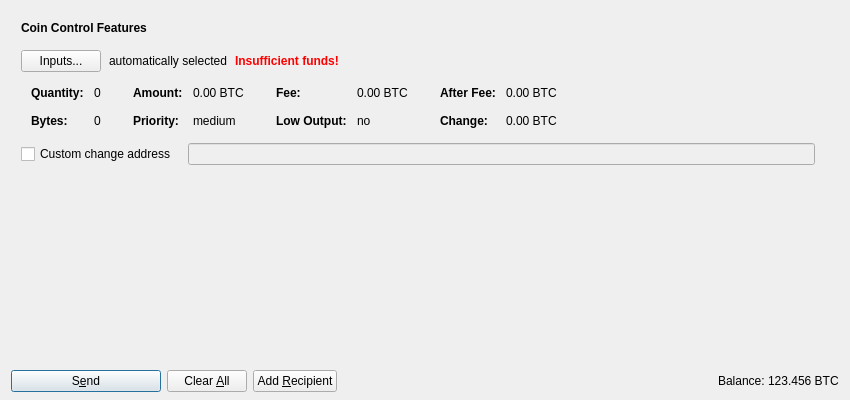
<?xml version="1.0" encoding="UTF-8"?>
<ui version="4.0">
 <class>SendCoinsDialog</class>
 <widget class="QDialog" name="SendCoinsDialog">
  <property name="geometry">
   <rect>
    <x>0</x>
    <y>0</y>
    <width>850</width>
    <height>400</height>
   </rect>
  </property>
  <property name="windowTitle">
   <string>Send Coins</string>
  </property>
  <layout class="QVBoxLayout" name="verticalLayout" stretch="0,1,0">
   <property name="bottomMargin">
    <number>8</number>
   </property>
   <item>
    <widget class="QFrame" name="frameCoinControl">
     <property name="sizePolicy">
      <sizepolicy hsizetype="Expanding" vsizetype="Expanding">
       <horstretch>0</horstretch>
       <verstretch>0</verstretch>
      </sizepolicy>
     </property>
     <property name="maximumSize">
      <size>
       <width>16777215</width>
       <height>16777215</height>
      </size>
     </property>
     <property name="frameShape">
      <enum>QFrame::NoFrame</enum>
     </property>
     <property name="frameShadow">
      <enum>QFrame::Plain</enum>
     </property>
     <property name="lineWidth">
      <number>0</number>
     </property>
     <layout class="QVBoxLayout" name="verticalLayoutCoinControl2">
      <property name="spacing">
       <number>0</number>
      </property>
      <property name="leftMargin">
       <number>0</number>
      </property>
      <property name="topMargin">
       <number>0</number>
      </property>
      <property name="rightMargin">
       <number>0</number>
      </property>
      <property name="bottomMargin">
       <number>6</number>
      </property>
      <item>
       <layout class="QVBoxLayout" name="verticalLayoutCoinControl" stretch="0,0,0,0,1">
        <property name="spacing">
         <number>0</number>
        </property>
        <property name="leftMargin">
         <number>10</number>
        </property>
        <property name="topMargin">
         <number>10</number>
        </property>
        <item>
         <layout class="QHBoxLayout" name="horizontalLayoutCoinControl1">
          <property name="bottomMargin">
           <number>15</number>
          </property>
          <item>
           <widget class="QLabel" name="labelCoinControlFeatures">
            <property name="sizePolicy">
             <sizepolicy hsizetype="Preferred" vsizetype="Maximum">
              <horstretch>0</horstretch>
              <verstretch>0</verstretch>
             </sizepolicy>
            </property>
            <property name="font">
             <font>
              <weight>75</weight>
              <bold>true</bold>
             </font>
            </property>
            <property name="styleSheet">
             <string notr="true">font-weight:bold;</string>
            </property>
            <property name="text">
             <string>Coin Control Features</string>
            </property>
           </widget>
          </item>
         </layout>
        </item>
        <item>
         <layout class="QHBoxLayout" name="horizontalLayoutCoinControl2" stretch="0,0,0,0">
          <property name="spacing">
           <number>8</number>
          </property>
          <property name="bottomMargin">
           <number>10</number>
          </property>
          <item>
           <widget class="QPushButton" name="pushButtonCoinControl">
            <property name="styleSheet">
             <string notr="true"/>
            </property>
            <property name="text">
             <string>Inputs...</string>
            </property>
           </widget>
          </item>
          <item>
           <widget class="QLabel" name="labelCoinControlAutomaticallySelected">
            <property name="text">
             <string>automatically selected</string>
            </property>
            <property name="margin">
             <number>5</number>
            </property>
           </widget>
          </item>
          <item>
           <widget class="QLabel" name="labelCoinControlInsuffFunds">
            <property name="font">
             <font>
              <weight>75</weight>
              <bold>true</bold>
             </font>
            </property>
            <property name="styleSheet">
             <string notr="true">color:red;font-weight:bold;</string>
            </property>
            <property name="text">
             <string>Insufficient funds!</string>
            </property>
            <property name="margin">
             <number>5</number>
            </property>
           </widget>
          </item>
          <item>
           <spacer name="horizontalSpacerCoinControl">
            <property name="orientation">
             <enum>Qt::Horizontal</enum>
            </property>
            <property name="sizeHint" stdset="0">
             <size>
              <width>40</width>
              <height>1</height>
             </size>
            </property>
           </spacer>
          </item>
         </layout>
        </item>
        <item>
         <widget class="QWidget" name="widgetCoinControl" native="true">
          <property name="sizePolicy">
           <sizepolicy hsizetype="Preferred" vsizetype="Preferred">
            <horstretch>0</horstretch>
            <verstretch>0</verstretch>
           </sizepolicy>
          </property>
          <property name="minimumSize">
           <size>
            <width>0</width>
            <height>0</height>
           </size>
          </property>
          <property name="styleSheet">
           <string notr="true"/>
          </property>
          <layout class="QHBoxLayout" name="horizontalLayoutCoinControl5">
           <property name="leftMargin">
            <number>0</number>
           </property>
           <property name="topMargin">
            <number>0</number>
           </property>
           <property name="rightMargin">
            <number>0</number>
           </property>
           <property name="bottomMargin">
            <number>0</number>
           </property>
           <item>
            <layout class="QHBoxLayout" name="horizontalLayoutCoinControl3" stretch="0,0,0,1">
             <property name="spacing">
              <number>20</number>
             </property>
             <property name="topMargin">
              <number>0</number>
             </property>
             <property name="bottomMargin">
              <number>10</number>
             </property>
             <item>
              <layout class="QFormLayout" name="formLayoutCoinControl1">
               <property name="horizontalSpacing">
                <number>10</number>
               </property>
               <property name="verticalSpacing">
                <number>14</number>
               </property>
               <property name="leftMargin">
                <number>10</number>
               </property>
               <property name="topMargin">
                <number>4</number>
               </property>
               <property name="rightMargin">
                <number>6</number>
               </property>
               <item row="0" column="0">
                <widget class="QLabel" name="labelCoinControlQuantityText">
                 <property name="font">
                  <font>
                   <weight>75</weight>
                   <bold>true</bold>
                  </font>
                 </property>
                 <property name="text">
                  <string>Quantity:</string>
                 </property>
                 <property name="margin">
                  <number>0</number>
                 </property>
                </widget>
               </item>
               <item row="0" column="1">
                <widget class="QLabel" name="labelCoinControlQuantity">
                 <property name="cursor">
                  <cursorShape>IBeamCursor</cursorShape>
                 </property>
                 <property name="contextMenuPolicy">
                  <enum>Qt::ActionsContextMenu</enum>
                 </property>
                 <property name="text">
                  <string notr="true">0</string>
                 </property>
                 <property name="margin">
                  <number>0</number>
                 </property>
                 <property name="textInteractionFlags">
                  <set>Qt::LinksAccessibleByMouse|Qt::TextSelectableByKeyboard|Qt::TextSelectableByMouse</set>
                 </property>
                </widget>
               </item>
               <item row="1" column="0">
                <widget class="QLabel" name="labelCoinControlBytesText">
                 <property name="font">
                  <font>
                   <weight>75</weight>
                   <bold>true</bold>
                  </font>
                 </property>
                 <property name="text">
                  <string>Bytes:</string>
                 </property>
                </widget>
               </item>
               <item row="1" column="1">
                <widget class="QLabel" name="labelCoinControlBytes">
                 <property name="cursor">
                  <cursorShape>IBeamCursor</cursorShape>
                 </property>
                 <property name="contextMenuPolicy">
                  <enum>Qt::ActionsContextMenu</enum>
                 </property>
                 <property name="text">
                  <string notr="true">0</string>
                 </property>
                 <property name="textInteractionFlags">
                  <set>Qt::LinksAccessibleByMouse|Qt::TextSelectableByKeyboard|Qt::TextSelectableByMouse</set>
                 </property>
                </widget>
               </item>
              </layout>
             </item>
             <item>
              <layout class="QFormLayout" name="formLayoutCoinControl2">
               <property name="horizontalSpacing">
                <number>10</number>
               </property>
               <property name="verticalSpacing">
                <number>14</number>
               </property>
               <property name="leftMargin">
                <number>6</number>
               </property>
               <property name="topMargin">
                <number>4</number>
               </property>
               <property name="rightMargin">
                <number>6</number>
               </property>
               <item row="0" column="0">
                <widget class="QLabel" name="labelCoinControlAmountText">
                 <property name="font">
                  <font>
                   <weight>75</weight>
                   <bold>true</bold>
                  </font>
                 </property>
                 <property name="text">
                  <string>Amount:</string>
                 </property>
                 <property name="margin">
                  <number>0</number>
                 </property>
                </widget>
               </item>
               <item row="0" column="1">
                <widget class="QLabel" name="labelCoinControlAmount">
                 <property name="cursor">
                  <cursorShape>IBeamCursor</cursorShape>
                 </property>
                 <property name="contextMenuPolicy">
                  <enum>Qt::ActionsContextMenu</enum>
                 </property>
                 <property name="text">
                  <string notr="true">0.00 BTC</string>
                 </property>
                 <property name="textInteractionFlags">
                  <set>Qt::LinksAccessibleByMouse|Qt::TextSelectableByKeyboard|Qt::TextSelectableByMouse</set>
                 </property>
                </widget>
               </item>
               <item row="1" column="0">
                <widget class="QLabel" name="labelCoinControlPriorityText">
                 <property name="font">
                  <font>
                   <weight>75</weight>
                   <bold>true</bold>
                  </font>
                 </property>
                 <property name="text">
                  <string>Priority:</string>
                 </property>
                </widget>
               </item>
               <item row="1" column="1">
                <widget class="QLabel" name="labelCoinControlPriority">
                 <property name="cursor">
                  <cursorShape>IBeamCursor</cursorShape>
                 </property>
                 <property name="contextMenuPolicy">
                  <enum>Qt::ActionsContextMenu</enum>
                 </property>
                 <property name="text">
                  <string notr="true">medium</string>
                 </property>
                 <property name="textInteractionFlags">
                  <set>Qt::LinksAccessibleByMouse|Qt::TextSelectableByKeyboard|Qt::TextSelectableByMouse</set>
                 </property>
                </widget>
               </item>
              </layout>
             </item>
             <item>
              <layout class="QFormLayout" name="formLayoutCoinControl3">
               <property name="horizontalSpacing">
                <number>10</number>
               </property>
               <property name="verticalSpacing">
                <number>14</number>
               </property>
               <property name="leftMargin">
                <number>6</number>
               </property>
               <property name="topMargin">
                <number>4</number>
               </property>
               <property name="rightMargin">
                <number>6</number>
               </property>
               <item row="0" column="0">
                <widget class="QLabel" name="labelCoinControlFeeText">
                 <property name="font">
                  <font>
                   <weight>75</weight>
                   <bold>true</bold>
                  </font>
                 </property>
                 <property name="text">
                  <string>Fee:</string>
                 </property>
                 <property name="margin">
                  <number>0</number>
                 </property>
                </widget>
               </item>
               <item row="0" column="1">
                <widget class="QLabel" name="labelCoinControlFee">
                 <property name="cursor">
                  <cursorShape>IBeamCursor</cursorShape>
                 </property>
                 <property name="contextMenuPolicy">
                  <enum>Qt::ActionsContextMenu</enum>
                 </property>
                 <property name="text">
                  <string notr="true">0.00 BTC</string>
                 </property>
                 <property name="textInteractionFlags">
                  <set>Qt::LinksAccessibleByMouse|Qt::TextSelectableByKeyboard|Qt::TextSelectableByMouse</set>
                 </property>
                </widget>
               </item>
               <item row="1" column="0">
                <widget class="QLabel" name="labelCoinControlLowOutputText">
                 <property name="font">
                  <font>
                   <weight>75</weight>
                   <bold>true</bold>
                  </font>
                 </property>
                 <property name="text">
                  <string>Low Output:</string>
                 </property>
                </widget>
               </item>
               <item row="1" column="1">
                <widget class="QLabel" name="labelCoinControlLowOutput">
                 <property name="cursor">
                  <cursorShape>IBeamCursor</cursorShape>
                 </property>
                 <property name="contextMenuPolicy">
                  <enum>Qt::ActionsContextMenu</enum>
                 </property>
                 <property name="text">
                  <string notr="true">no</string>
                 </property>
                 <property name="textInteractionFlags">
                  <set>Qt::LinksAccessibleByMouse|Qt::TextSelectableByKeyboard|Qt::TextSelectableByMouse</set>
                 </property>
                </widget>
               </item>
              </layout>
             </item>
             <item>
              <layout class="QFormLayout" name="formLayoutCoinControl4">
               <property name="horizontalSpacing">
                <number>10</number>
               </property>
               <property name="verticalSpacing">
                <number>14</number>
               </property>
               <property name="leftMargin">
                <number>6</number>
               </property>
               <property name="topMargin">
                <number>4</number>
               </property>
               <property name="rightMargin">
                <number>6</number>
               </property>
               <item row="0" column="0">
                <widget class="QLabel" name="labelCoinControlAfterFeeText">
                 <property name="font">
                  <font>
                   <weight>75</weight>
                   <bold>true</bold>
                  </font>
                 </property>
                 <property name="text">
                  <string>After Fee:</string>
                 </property>
                 <property name="margin">
                  <number>0</number>
                 </property>
                </widget>
               </item>
               <item row="0" column="1">
                <widget class="QLabel" name="labelCoinControlAfterFee">
                 <property name="cursor">
                  <cursorShape>IBeamCursor</cursorShape>
                 </property>
                 <property name="contextMenuPolicy">
                  <enum>Qt::ActionsContextMenu</enum>
                 </property>
                 <property name="text">
                  <string notr="true">0.00 BTC</string>
                 </property>
                 <property name="textInteractionFlags">
                  <set>Qt::LinksAccessibleByMouse|Qt::TextSelectableByKeyboard|Qt::TextSelectableByMouse</set>
                 </property>
                </widget>
               </item>
               <item row="1" column="0">
                <widget class="QLabel" name="labelCoinControlChangeText">
                 <property name="font">
                  <font>
                   <weight>75</weight>
                   <bold>true</bold>
                  </font>
                 </property>
                 <property name="text">
                  <string>Change:</string>
                 </property>
                </widget>
               </item>
               <item row="1" column="1">
                <widget class="QLabel" name="labelCoinControlChange">
                 <property name="cursor">
                  <cursorShape>IBeamCursor</cursorShape>
                 </property>
                 <property name="contextMenuPolicy">
                  <enum>Qt::ActionsContextMenu</enum>
                 </property>
                 <property name="text">
                  <string notr="true">0.00 BTC</string>
                 </property>
                 <property name="textInteractionFlags">
                  <set>Qt::LinksAccessibleByMouse|Qt::TextSelectableByKeyboard|Qt::TextSelectableByMouse</set>
                 </property>
                </widget>
               </item>
              </layout>
             </item>
            </layout>
           </item>
          </layout>
         </widget>
        </item>
        <item>
         <layout class="QHBoxLayout" name="horizontalLayoutCoinControl4" stretch="0,0,0">
          <property name="spacing">
           <number>12</number>
          </property>
          <property name="sizeConstraint">
           <enum>QLayout::SetDefaultConstraint</enum>
          </property>
          <property name="topMargin">
           <number>5</number>
          </property>
          <property name="rightMargin">
           <number>5</number>
          </property>
          <item>
           <widget class="QCheckBox" name="checkBoxCoinControlChange">
            <property name="toolTip">
             <string>If this is activated, but the change address is empty or invalid, change will be sent to a newly generated address.</string>
            </property>
            <property name="text">
             <string>Custom change address</string>
            </property>
           </widget>
          </item>
          <item>
           <widget class="QValidatedLineEdit" name="lineEditCoinControlChange">
            <property name="enabled">
             <bool>false</bool>
            </property>
            <property name="sizePolicy">
             <sizepolicy hsizetype="Expanding" vsizetype="Fixed">
              <horstretch>0</horstretch>
              <verstretch>0</verstretch>
             </sizepolicy>
            </property>
           </widget>
          </item>
          <item>
           <widget class="QLabel" name="labelCoinControlChangeLabel">
            <property name="sizePolicy">
             <sizepolicy hsizetype="Preferred" vsizetype="Expanding">
              <horstretch>0</horstretch>
              <verstretch>0</verstretch>
             </sizepolicy>
            </property>
            <property name="minimumSize">
             <size>
              <width>0</width>
              <height>0</height>
             </size>
            </property>
            <property name="text">
             <string/>
            </property>
            <property name="margin">
             <number>3</number>
            </property>
           </widget>
          </item>
         </layout>
        </item>
        <item>
         <spacer name="verticalSpacerCoinControl">
          <property name="orientation">
           <enum>Qt::Vertical</enum>
          </property>
          <property name="sizeHint" stdset="0">
           <size>
            <width>800</width>
            <height>1</height>
           </size>
          </property>
         </spacer>
        </item>
       </layout>
      </item>
     </layout>
    </widget>
   </item>
   <item>
    <widget class="QScrollArea" name="scrollArea">
     <property name="frameShape">
      <enum>QFrame::NoFrame</enum>
     </property>
     <property name="frameShadow">
      <enum>QFrame::Plain</enum>
     </property>
     <property name="lineWidth">
      <number>0</number>
     </property>
     <property name="widgetResizable">
      <bool>true</bool>
     </property>
     <widget class="QWidget" name="scrollAreaWidgetContents">
      <property name="geometry">
       <rect>
        <x>0</x>
        <y>0</y>
        <width>830</width>
        <height>178</height>
       </rect>
      </property>
      <layout class="QVBoxLayout" name="verticalLayout_2" stretch="0,1">
       <property name="leftMargin">
        <number>0</number>
       </property>
       <property name="topMargin">
        <number>0</number>
       </property>
       <property name="rightMargin">
        <number>0</number>
       </property>
       <property name="bottomMargin">
        <number>0</number>
       </property>
       <item>
        <layout class="QVBoxLayout" name="entries">
         <property name="spacing">
          <number>6</number>
         </property>
        </layout>
       </item>
       <item>
        <spacer name="verticalSpacer">
         <property name="orientation">
          <enum>Qt::Vertical</enum>
         </property>
         <property name="sizeHint" stdset="0">
          <size>
           <width>20</width>
           <height>40</height>
          </size>
         </property>
        </spacer>
       </item>
      </layout>
     </widget>
    </widget>
   </item>
   <item>
    <layout class="QHBoxLayout" name="horizontalLayout">
     <item>
      <widget class="QPushButton" name="sendButton">
       <property name="minimumSize">
        <size>
         <width>150</width>
         <height>0</height>
        </size>
       </property>
       <property name="toolTip">
        <string>Confirm the send action</string>
       </property>
       <property name="text">
        <string>S&amp;end</string>
       </property>
       <property name="icon">
        <iconset resource="../bitcoin.qrc">
         <normaloff>:/icons/send</normaloff>:/icons/send</iconset>
       </property>
       <property name="default">
        <bool>true</bool>
       </property>
      </widget>
     </item>
     <item>
      <widget class="QPushButton" name="clearButton">
       <property name="sizePolicy">
        <sizepolicy hsizetype="Minimum" vsizetype="Fixed">
         <horstretch>0</horstretch>
         <verstretch>0</verstretch>
        </sizepolicy>
       </property>
       <property name="toolTip">
        <string>Clear all fields of the form.</string>
       </property>
       <property name="text">
        <string>Clear &amp;All</string>
       </property>
       <property name="icon">
        <iconset resource="../bitcoin.qrc">
         <normaloff>:/icons/remove</normaloff>:/icons/remove</iconset>
       </property>
       <property name="autoRepeatDelay">
        <number>300</number>
       </property>
       <property name="autoDefault">
        <bool>false</bool>
       </property>
      </widget>
     </item>
     <item>
      <widget class="QPushButton" name="addButton">
       <property name="toolTip">
        <string>Send to multiple recipients at once</string>
       </property>
       <property name="text">
        <string>Add &amp;Recipient</string>
       </property>
       <property name="icon">
        <iconset resource="../bitcoin.qrc">
         <normaloff>:/icons/add</normaloff>:/icons/add</iconset>
       </property>
       <property name="autoDefault">
        <bool>false</bool>
       </property>
      </widget>
     </item>
     <item>
      <spacer name="horizontalSpacer">
       <property name="orientation">
        <enum>Qt::Horizontal</enum>
       </property>
       <property name="sizeHint" stdset="0">
        <size>
         <width>40</width>
         <height>20</height>
        </size>
       </property>
      </spacer>
     </item>
     <item>
      <layout class="QHBoxLayout" name="horizontalLayout_2">
       <property name="spacing">
        <number>3</number>
       </property>
       <item>
        <widget class="QLabel" name="label">
         <property name="sizePolicy">
          <sizepolicy hsizetype="Preferred" vsizetype="Fixed">
           <horstretch>0</horstretch>
           <verstretch>0</verstretch>
          </sizepolicy>
         </property>
         <property name="text">
          <string>Balance:</string>
         </property>
        </widget>
       </item>
       <item>
        <widget class="QLabel" name="labelBalance">
         <property name="sizePolicy">
          <sizepolicy hsizetype="Preferred" vsizetype="Fixed">
           <horstretch>0</horstretch>
           <verstretch>0</verstretch>
          </sizepolicy>
         </property>
         <property name="cursor">
          <cursorShape>IBeamCursor</cursorShape>
         </property>
         <property name="text">
          <string notr="true">123.456 BTC</string>
         </property>
         <property name="textInteractionFlags">
          <set>Qt::LinksAccessibleByMouse|Qt::TextSelectableByKeyboard|Qt::TextSelectableByMouse</set>
         </property>
        </widget>
       </item>
      </layout>
     </item>
    </layout>
   </item>
  </layout>
 </widget>
 <customwidgets>
  <customwidget>
   <class>QValidatedLineEdit</class>
   <extends>QLineEdit</extends>
   <header>qvalidatedlineedit.h</header>
  </customwidget>
 </customwidgets>
 <resources>
  <include location="../bitcoin.qrc"/>
 </resources>
 <connections/>
</ui>
